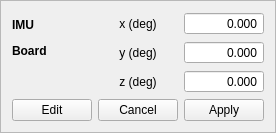
               <widget class="QFrame" name="frame_22">
                <property name="frameShape">
                 <enum>QFrame::StyledPanel</enum>
                </property>
                <property name="frameShadow">
                 <enum>QFrame::Raised</enum>
                </property>
                <layout class="QGridLayout" name="gridLayout_6">
                 <item row="0" column="0" rowspan="2">
                  <widget class="QLabel" name="label_4">
                   <property name="font">
                    <font>
                     <weight>75</weight>
                     <bold>true</bold>
                    </font>
                   </property>
                   <property name="autoFillBackground">
                    <bool>false</bool>
                   </property>
                   <property name="frameShape">
                    <enum>QFrame::NoFrame</enum>
                   </property>
                   <property name="frameShadow">
                    <enum>QFrame::Sunken</enum>
                   </property>
                   <property name="text">
                    <string>&lt;html&gt;&lt;head/&gt;&lt;body&gt;&lt;p&gt;IMU&lt;/p&gt;&lt;p&gt;Board&lt;/p&gt;&lt;/body&gt;&lt;/html&gt;</string>
                   </property>
                   <property name="alignment">
                    <set>Qt::AlignLeading|Qt::AlignLeft|Qt::AlignVCenter</set>
                   </property>
                  </widget>
                 </item>
                 <item row="0" column="1">
                  <widget class="QLabel" name="label_57">
                   <property name="autoFillBackground">
                    <bool>false</bool>
                   </property>
                   <property name="frameShape">
                    <enum>QFrame::NoFrame</enum>
                   </property>
                   <property name="frameShadow">
                    <enum>QFrame::Sunken</enum>
                   </property>
                   <property name="text">
                    <string>x (deg)</string>
                   </property>
                   <property name="alignment">
                    <set>Qt::AlignCenter</set>
                   </property>
                  </widget>
                 </item>
                 <item row="0" column="2">
                  <widget class="QDoubleSpinBox" name="board_rot_x">
                   <property name="toolTip">
                    <string>&lt;html&gt;&lt;head/&gt;&lt;body&gt;&lt;p&gt;IMU board orientation around robot X-axis&lt;/p&gt;&lt;p&gt;In degrees&lt;/p&gt;&lt;/body&gt;&lt;/html&gt;</string>
                   </property>
                   <property name="alignment">
                    <set>Qt::AlignRight|Qt::AlignTrailing|Qt::AlignVCenter</set>
                   </property>
                   <property name="readOnly">
                    <bool>false</bool>
                   </property>
                   <property name="buttonSymbols">
                    <enum>QAbstractSpinBox::NoButtons</enum>
                   </property>
                   <property name="specialValueText">
                    <string notr="true"/>
                   </property>
                   <property name="decimals">
                    <number>3</number>
                   </property>
                   <property name="minimum">
                    <double>-360.000000000000000</double>
                   </property>
                   <property name="maximum">
                    <double>360.000000000000000</double>
                   </property>
                   <property name="value">
                    <double>0.000000000000000</double>
                   </property>
                  </widget>
                 </item>
                 <item row="1" column="1">
                  <widget class="QLabel" name="label_59">
                   <property name="autoFillBackground">
                    <bool>false</bool>
                   </property>
                   <property name="frameShape">
                    <enum>QFrame::NoFrame</enum>
                   </property>
                   <property name="frameShadow">
                    <enum>QFrame::Sunken</enum>
                   </property>
                   <property name="text">
                    <string>y (deg)</string>
                   </property>
                   <property name="alignment">
                    <set>Qt::AlignCenter</set>
                   </property>
                  </widget>
                 </item>
                 <item row="1" column="2">
                  <widget class="QDoubleSpinBox" name="board_rot_y">
                   <property name="toolTip">
                    <string>&lt;html&gt;&lt;head/&gt;&lt;body&gt;&lt;p&gt;IMU board orientation around robot Y-axis&lt;/p&gt;&lt;p&gt;In degrees&lt;/p&gt;&lt;/body&gt;&lt;/html&gt;</string>
                   </property>
                   <property name="alignment">
                    <set>Qt::AlignRight|Qt::AlignTrailing|Qt::AlignVCenter</set>
                   </property>
                   <property name="readOnly">
                    <bool>false</bool>
                   </property>
                   <property name="buttonSymbols">
                    <enum>QAbstractSpinBox::NoButtons</enum>
                   </property>
                   <property name="specialValueText">
                    <string notr="true"/>
                   </property>
                   <property name="decimals">
                    <number>3</number>
                   </property>
                   <property name="minimum">
                    <double>-1000000.000000000000000</double>
                   </property>
                   <property name="maximum">
                    <double>1000000.000000000000000</double>
                   </property>
                  </widget>
                 </item>
                 <item row="2" column="1">
                  <widget class="QLabel" name="label_60">
                   <property name="autoFillBackground">
                    <bool>false</bool>
                   </property>
                   <property name="frameShape">
                    <enum>QFrame::NoFrame</enum>
                   </property>
                   <property name="frameShadow">
                    <enum>QFrame::Sunken</enum>
                   </property>
                   <property name="text">
                    <string>z (deg)</string>
                   </property>
                   <property name="alignment">
                    <set>Qt::AlignCenter</set>
                   </property>
                  </widget>
                 </item>
                 <item row="2" column="2">
                  <widget class="QDoubleSpinBox" name="board_rot_z">
                   <property name="toolTip">
                    <string>&lt;html&gt;&lt;head/&gt;&lt;body&gt;&lt;p&gt;IMU board orientation around robot Z-axis&lt;/p&gt;&lt;p&gt;In degrees&lt;/p&gt;&lt;/body&gt;&lt;/html&gt;</string>
                   </property>
                   <property name="alignment">
                    <set>Qt::AlignRight|Qt::AlignTrailing|Qt::AlignVCenter</set>
                   </property>
                   <property name="readOnly">
                    <bool>false</bool>
                   </property>
                   <property name="buttonSymbols">
                    <enum>QAbstractSpinBox::NoButtons</enum>
                   </property>
                   <property name="specialValueText">
                    <string notr="true"/>
                   </property>
                   <property name="decimals">
                    <number>3</number>
                   </property>
                   <property name="minimum">
                    <double>-1000000.000000000000000</double>
                   </property>
                   <property name="maximum">
                    <double>1000000.000000000000000</double>
                   </property>
                  </widget>
                 </item>
                 <item row="3" column="0">
                  <widget class="QPushButton" name="pushButton_board_edit">
                   <property name="text">
                    <string>Edit</string>
                   </property>
                  </widget>
                 </item>
                 <item row="3" column="1">
                  <widget class="QPushButton" name="pushButton_board_cancel">
                   <property name="text">
                    <string>Cancel</string>
                   </property>
                  </widget>
                 </item>
                 <item row="3" column="2">
                  <widget class="QPushButton" name="pushButton_board_apply">
                   <property name="text">
                    <string>Apply</string>
                   </property>
                  </widget>
                 </item>
                </layout>
               </widget>
